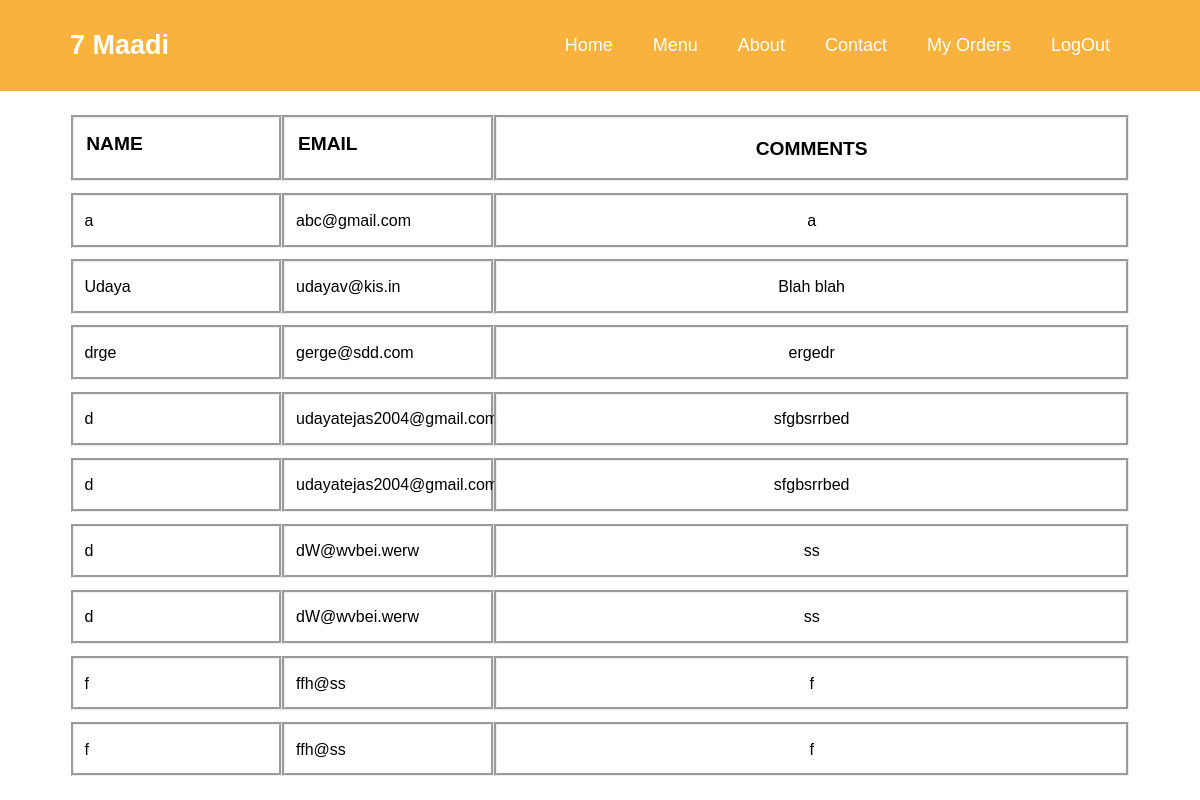
Screenshot of /feedback.php (signed in) with the database file from the repository.
### tables this page shows
CREATE TABLE `feedback` (
  `name` varchar(50) NOT NULL,
  `email` varchar(50) NOT NULL,
  `comment` varchar(250) NOT NULL
);

### feedback.php (the view, shortened to what this page needs)
<?php
    require ("db_conn.php");
$fetch_product_data = "SELECT `name`, `email`, `comment` FROM `feedback`";
$product_data = mysqli_fetch_all(mysqli_query($conn,$fetch_product_data),MYSQLI_ASSOC);
?>
<!DOCTYPE html>
<html lang="en">
<head>
    <link rel="stylesheet" href="css/style4.css">
</head>
<nav id="navbar">
            <div class="container">
                <h1 class="logo"><a>7 Maadi
        </a></h1>
        <ul>
                    <li><a href="index.php">Home</a></li>
                    <li><a href="menu.php">Menu</a></li>
                    <?php
                    if(isset($_SESSION["loggedin"]) && ($_SESSION["loggedin"]===true)){
                        if($_SESSION["user"]=='admin')
                        { ?>
                            <li><a class="current" href="feedback.php">Customer Feedback</a></li>
                            <?php
                        } else {
                            ?>
                            <li><a href="about.php">About</a></li>
                            <?php
                        }
                        ?>
                        <?php
                    }
                    else{
                        ?>
                        <?php
                    }
                    ?>
                    <?php
                    if(isset($_SESSION["loggedin"]) && ($_SESSION["loggedin"]===true)){
                        if($_SESSION["user"]=='admin')
                        { ?>
                            <li><a href="price_change.php">Price Change</a></li>
                            <?php
                        } else {
                            ?>
                            <li><a href="contact.php">Contact</a></li>
                            <?php
                        }
                        ?>
                        <?php
                    }
                    else{
                        ?>
                        <?php
                    }
                    ?>
                    <?php
                    if(isset($_SESSION["loggedin"]) && ($_SESSION["loggedin"]===true)){
                        if($_SESSION["user"]=='admin')
                        { ?>
                            <li><a href="admin_dashboard.php">Orders</a></li>
                            <?php
                        } else {
                            ?>
                            <li><a href="myorders.php">My Orders</a></li>
                            <?php
                        }
                        ?>
                        <li><a href="logout.php">LogOut</a></li>
                        <?php
                    }
                    else{
                        ?>
                        <li><a href="contact.php">Contact</a></li>
                        <li><a href="login.php">Login</a></li>
                        <li><a href="sign_up.php">Sign Up</a></li>
                        <?php
                    }
                    ?>
                </ul>
            </div>
        </nav>
<body>
    <div class="feedback_form">
<div class="feedback_display">
    <div class="feedback_name">
<h1>NAME</h1>
    </div>
    <div class="feedback_email">
<h1>EMAIL</h1>
    </div>
    <div class="feedback_comment">
<h1>COMMENTS</h1>
    </div>
</div>
            <?php
                foreach($product_data as $val){
            ?>
            <div class="feedback_display">
            <div class="feedback_name">
                <?php
                echo $val['name'];
                ?>
            </div>
            <div class="feedback_email">
                <?php
                echo $val['email'];
                ?>
            </div>
            <div class="feedback_comment">
                <?php
                echo $val['comment'];
                ?>
            </div>
            </div>
            <?php
                }
            ?>
            </div>
</body>
</html>

### css/style4.css (style rules this page uses)
* { margin: 0; padding: 0; box-sizing: border-box; }
html, body { font-family: 'Gill Sans', 'Gill Sans MT', Calibri, 'Trebuchet MS', sans-serif; line-height: 1.7em; }
a { color: #333; text-decoration: none; }
h1, h2, h3 { padding-bottom: 20px; }
.container { margin: auto; max-width: 1100px; overflow: auto; padding: 0px 20px; }
#navbar { background: #fab23f; color: #fff; overflow: auto; padding: 1%; font-size: large; }
#navbar a { color: #fff; }
#navbar h1 { float: left; padding-top: 20px; }
#navbar ul { list-style: none; float: right; }
#navbar ul li { float: left; }
#navbar ul li a { display: block; padding: 20px; text-align: center; }
.feedback_display { display: flex; margin: 1% 5% 0% 5%; }
.feedback_form { width: 100%; padding: 1%; }
.feedback_name { width: 20%; padding: 1%; border-style: groove; }
.feedback_email { width: 20%; padding: 1%; border-style: groove; }
.feedback_comment { width: 60%; padding: 1%; border-style: groove; text-align: center; }
.feedback_name h1, .feedback_email h1, .feedback_comment h1 { padding: 1%; font-size: larger; font-weight: bold; }

### rows the page displays
feedback: name "a", email "abc@gmail.com", comment "a"
feedback: name "Udaya", email "udayav@kis.in", comment "Blah blah"
feedback: name "drge", email "gerge@sdd.com", comment "ergedr"
feedback: name "d", email "udayatejas2004@gmail.com", comment "sfgbsrrbed"
feedback: name "d", email "udayatejas2004@gmail.com", comment "sfgbsrrbed"
feedback: name "d", email "dW@wvbei.werw", comment "ss"
feedback: name "d", email "dW@wvbei.werw", comment "ss"
feedback: name "f", email "ffh@ss", comment "f"
feedback: name "f", email "ffh@ss", comment "f"
